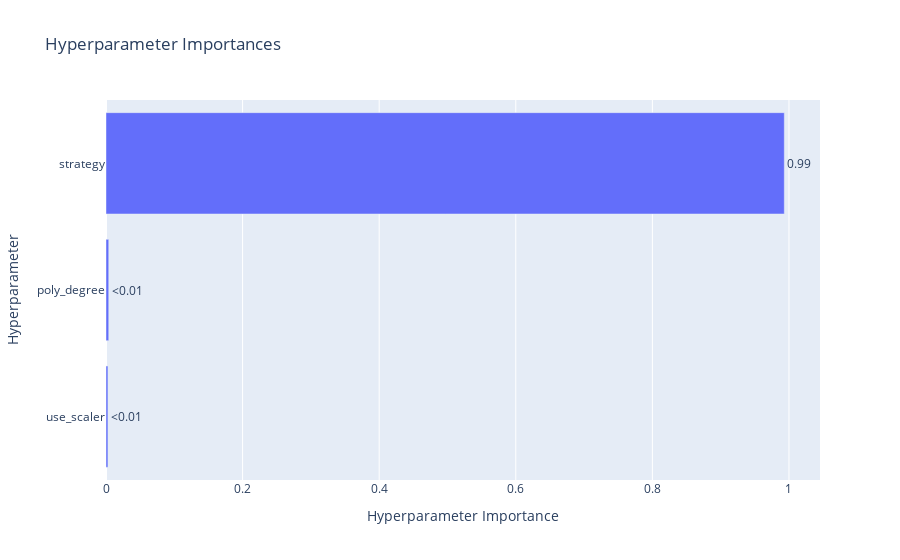

Here is the notebook cell this chart was saved with:
### Code cell
optuna.visualization.plot_param_importances(study)

### Figure 1 — Plotly figure (JSON) as saved in the notebook; plotly's stock layout.template omitted (floating-point values rounded to 4 significant figures)
{"data": [{"cliponaxis": false, "hovertemplate": ["use_scaler (CategoricalDistribution): 0.0028290289757255654<extra></extra>", "poly_degree (IntDistribution): 0.0040071307212342705<extra></extra>", "strategy (CategoricalDistribution): 0.9931638403030402<extra></extra>"], "name": "Objective Value", "orientation": "h", "text": ["<0.01", "<0.01", "0.99"], "textposition": "outside", "type": "bar", "x": [0.002829, 0.004007, 0.9932], "y": ["use_scaler", "poly_degree", "strategy"]}], "layout": {"title": {"text": "Hyperparameter Importances"}, "xaxis": {"title": {"text": "Hyperparameter Importance"}}, "yaxis": {"title": {"text": "Hyperparameter"}}}}
